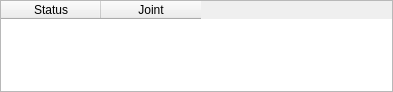
<?xml version="1.0" encoding="UTF-8"?>
<ui version="4.0">
 <class>MiniJoint</class>
 <widget class="QMainWindow" name="MiniJoint">
  <property name="geometry">
   <rect>
    <x>0</x>
    <y>0</y>
    <width>393</width>
    <height>92</height>
   </rect>
  </property>
  <property name="sizePolicy">
   <sizepolicy hsizetype="Maximum" vsizetype="Maximum">
    <horstretch>0</horstretch>
    <verstretch>0</verstretch>
   </sizepolicy>
  </property>
  <property name="minimumSize">
   <size>
    <width>0</width>
    <height>12</height>
   </size>
  </property>
  <property name="maximumSize">
   <size>
    <width>400</width>
    <height>200</height>
   </size>
  </property>
  <property name="windowTitle">
   <string>LogSbar</string>
  </property>
  <property name="layoutDirection">
   <enum>Qt::LeftToRight</enum>
  </property>
  <widget class="QWidget" name="centralWidget">
   <property name="minimumSize">
    <size>
     <width>0</width>
     <height>0</height>
    </size>
   </property>
   <property name="maximumSize">
    <size>
     <width>16777215</width>
     <height>400</height>
    </size>
   </property>
   <property name="styleSheet">
    <string notr="true"/>
   </property>
   <layout class="QVBoxLayout">
    <property name="spacing">
     <number>0</number>
    </property>
    <property name="margin">
     <number>0</number>
    </property>
    <item>
     <widget class="QTableWidget" name="table">
      <property name="sizePolicy">
       <sizepolicy hsizetype="Expanding" vsizetype="Expanding">
        <horstretch>0</horstretch>
        <verstretch>0</verstretch>
       </sizepolicy>
      </property>
      <property name="rowCount">
       <number>0</number>
      </property>
      <attribute name="horizontalHeaderDefaultSectionSize">
       <number>100</number>
      </attribute>
      <attribute name="horizontalHeaderMinimumSectionSize">
       <number>56</number>
      </attribute>
      <column>
       <property name="text">
        <string>Status</string>
       </property>
      </column>
      <column>
       <property name="text">
        <string>Joint</string>
       </property>
      </column>
     </widget>
    </item>
   </layout>
  </widget>
 </widget>
 <layoutdefault spacing="6" margin="11"/>
 <resources/>
 <connections/>
</ui>
